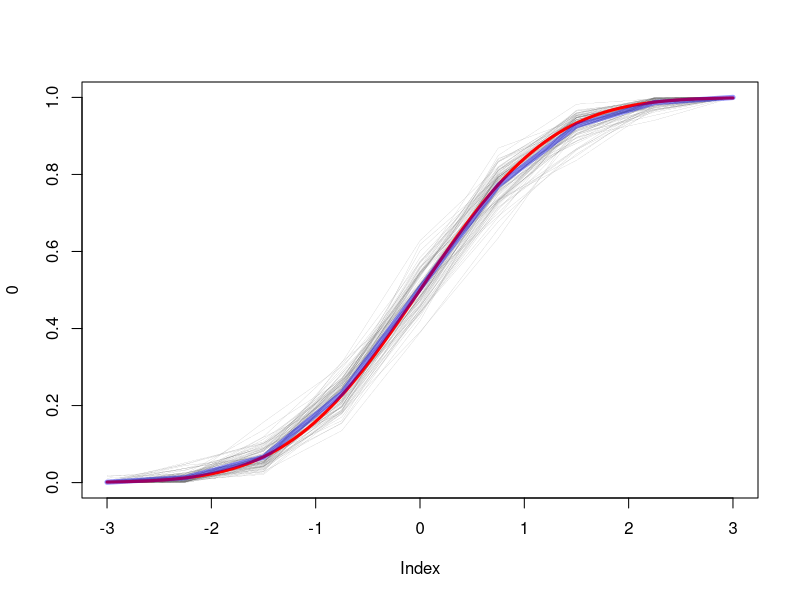
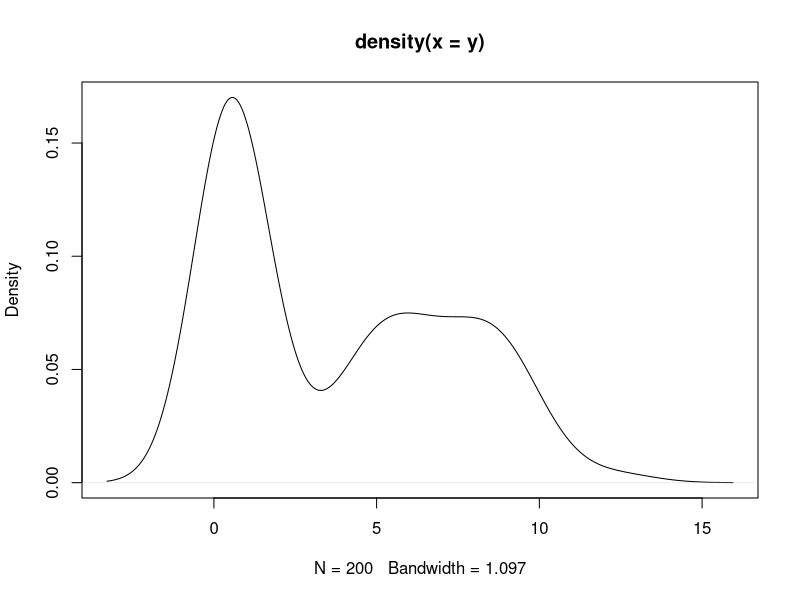

The R script that drew these images, in order:
rdir <- function(N,a) {
  k <- length(a)
  x <- matrix(rgamma(k*N, a, 1), N, k, byrow=T)
  rowsums <- x %*% rep(1,k)
  x / as.vector(rowsums)
}

# Using the dirichlet distribution from gamma's
dp <- function(N=1,pG,a,xlim=c(0,1),n=1000) {
  x <- seq(xlim[1],xlim[2],length=n)
  x <- sort(c(-1e1000,x))
  dG0 <- pG(x[-1]) - pG(x[-length(x)])
  out <- rdir(N,a*dG0)
  G <- t(apply(out,1,cumsum))
  list("G"=G, "x"= x[-1])
}

########
N <- 100
a <- 100
xlim <- c(-3,3)
n <- 9
pG <- function(x) pnorm(x)

X <- dp(N=N,pG=pG,a=a,xlim=xlim,n=n)
plot(0,xlim=range(X$x),ylim=c(0,1),cex=0)
for (i in 1:nrow(X$G)) {
  lines(X$x,X$G[i,],type="l",col=rgb(.4,.4,.4),lwd=.1)
  cat("\r", i/nrow(X$G))
}
curve(pnorm,add=T,col="red",lwd=3)
EG <- apply(X$G,2,mean)
lines(X$x,EG,col=rgb(0,0,1,.4),lwd=5)

y <- c(rnorm(100,7,2),rgamma(100,2,3))
plot(density(y))

# y_i | G ~ G
# G ~ DP(G_0,a)
